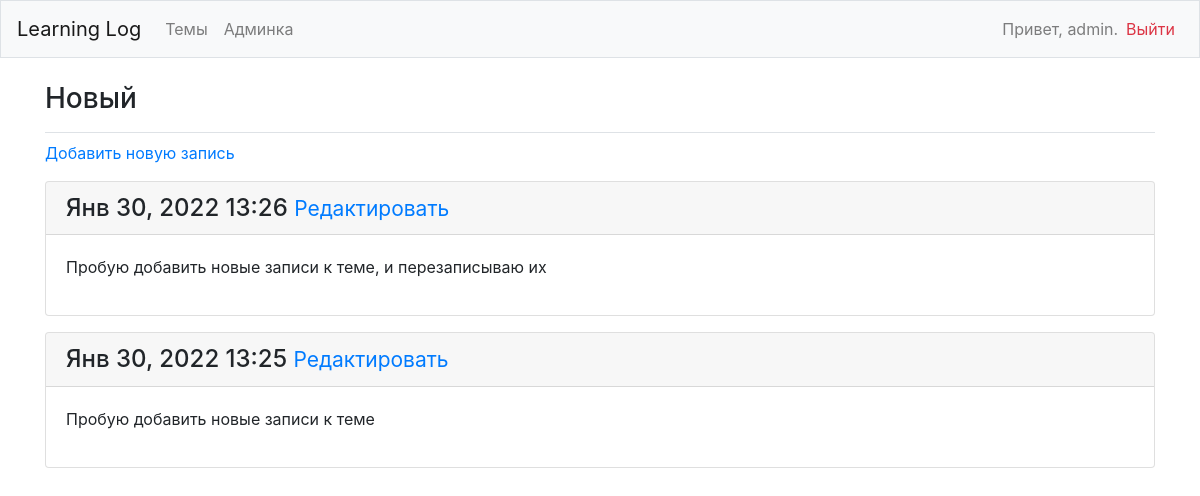
Page /topics/7/ (signed in) on the earlier database version.
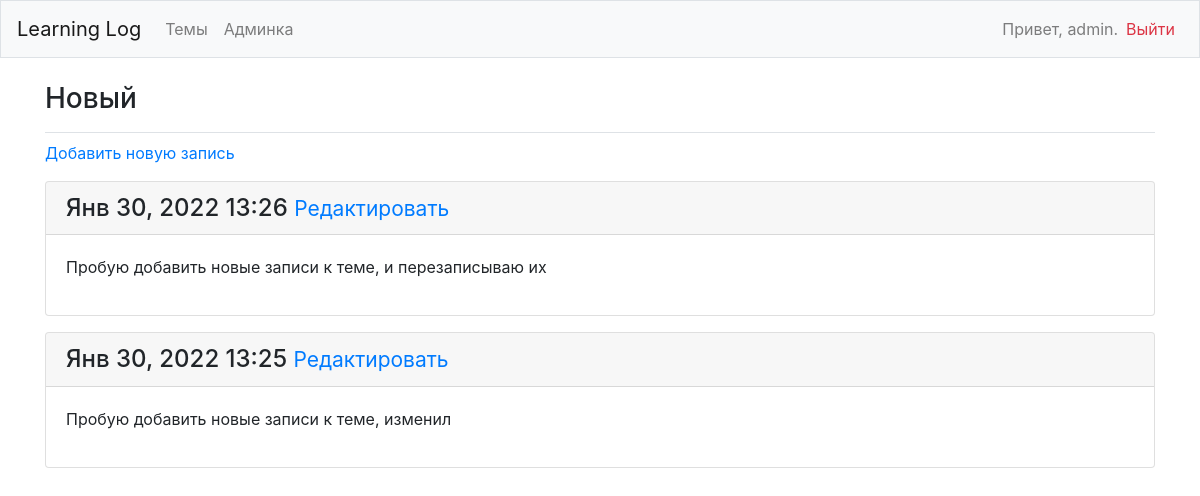
Same page on the later database version.
### learning_logs/models.py (models this page shows, shortened)
class Topic(models.Model):
    text = models.CharField(max_length=200)
    date_added = models.DateTimeField(auto_now_add=True)
    owner = models.ForeignKey(User, on_delete=models.CASCADE)
    def __str__(self):
        return self.text

class Entry(models.Model):
    topic = models.ForeignKey(Topic, on_delete=models.CASCADE)
    text = models.TextField()
    date_added = models.DateTimeField(auto_now_add=True)
    class Meta:
        verbose_name_plural = 'entries'

### learning_logs/views.py (the view)
# urls.py: path('topics/<int:topic_id>/', views.topic, name='topic'),
@login_required
def topic(request, topic_id):
    topic = Topic.objects.get(id=topic_id)
    if topic.owner != request.user:
        raise Http404
    entries = topic.entry_set.order_by('-date_added')
    context = {'topic': topic, 'entries': entries}
    return render(request, 'learning_logs/topic.html', context)

### learning_logs/templates/learning_logs/topic.html
{% extends 'learning_logs/base.html' %}
{% block page_header %}
    <h3>{{ topic }}</h3>
{% endblock page_header %}
{% block content %}
    <p>
        <a href="{% url 'learning_logs:new_entry' topic.id %}">
            Добавить новую запись</a>
    </p>
    {% for entry in entries %}
        <div class="card mb-3">
            <h4 class="card-header">
                {{ entry.date_added|date:'M d, Y H:i' }}
                <small><a href="{% url 'learning_logs:edit_entry' entry.id %}">
                    Редактировать</a></small>
            </h4>
            <div class="card-body">
                {{ entry.text|linebreaks }}
            </div>
        </div>
    {% empty %}
        <p>В этой теме пока нет записей</p>
    {% endfor %}
{% endblock content %}

### learning_logs/templates/learning_logs/base.html (shortened to what this page needs)
{% load bootstrap4 %}
<!doctype html>
<html lang="ru">
    <head>
        {% bootstrap_css %}
    </head>
    <body>
        <nav class="navbar navbar-expand-md navbar-light bg-light mb-4 border">
            <a class="navbar-brand" href="{% url 'learning_logs:index'%}">Learning Log</a>
            <div class="collapse navbar-collapse" id="navbarCollapse">
                <ul class="navbar-nav mr-auto">
                    <li class="nav-item">
                        <a class="nav-link" href="{% url 'learning_logs:topics'%}">Темы</a></li>
                    <li class="nav-item">
                        <a class="nav-link" href="{% url 'admin:index'%}">Админка</a></li>
                </ul>
                <ul class="navbar-nav ml-auto">
                    {% if user.is_authenticated %}
                        <li class="nav-item">
                            <span class="navbar-text">Привет, {{ user.username }}.</span>
                        </li>
                        <li class="nav-item">
                            <a class="nav-link text-danger" href="{% url 'users:logout' %}">Выйти</a>
                        </li>
                    {% else %}
                        <li class="nav-item">
                            <a class="nav-link" href="{% url 'users:register' %}">Регистрация</a>
                        </li>
                        <li class="nav-item">
                            <a class="nav-link" href="{% url 'users:login' %}">Войти</a></li>
                    {% endif %}
                </ul>
            </div>
        </nav>
        <main role="main" class="container">
            <div class="pb-2 mb-2 border-bottom">
                {% block page_header %}{% endblock page_header %}
            </div>
            <div>
                {% block content %}{% endblock content %}
            </div>
        </main>
    </body>
</html>

Differences in the rows shown:
changed Entry: text "Пробую добавить новые записи к теме" → "Пробую добавить новые записи к теме, изменил"
